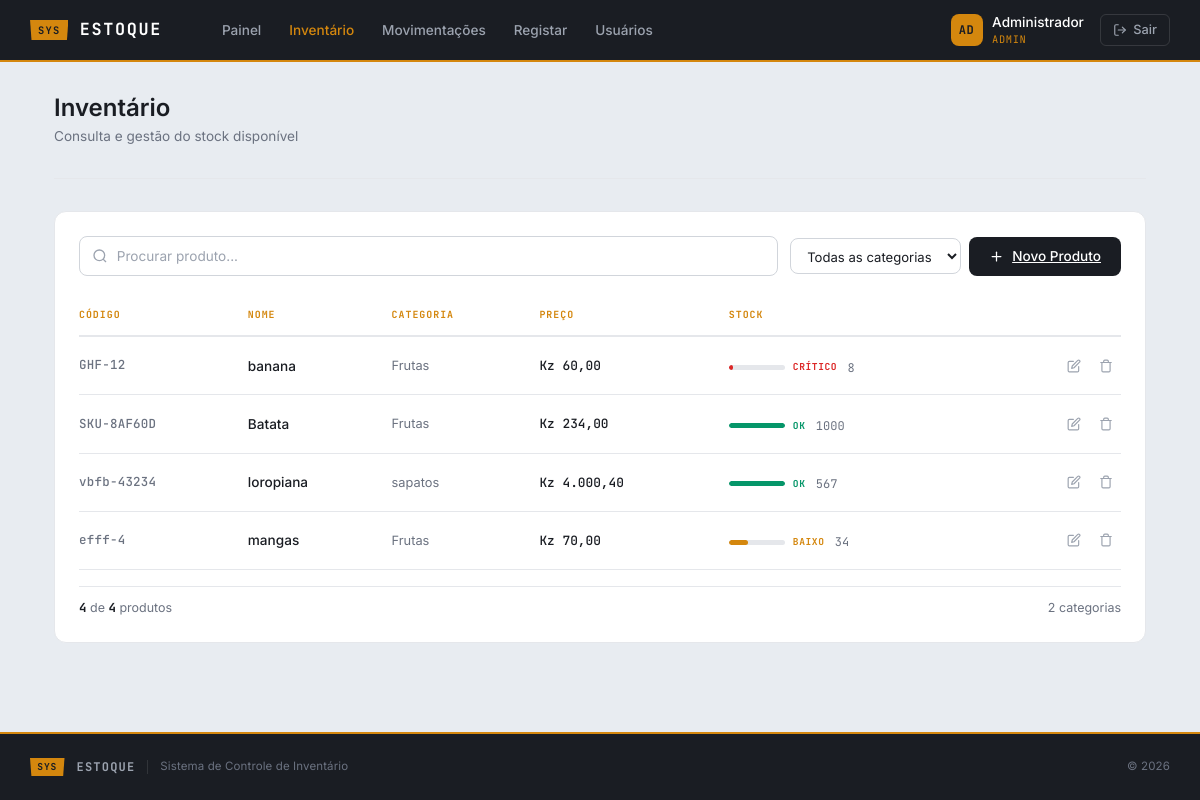
Page /pages/ListarProdutos.php (signed in) on the earlier database version.
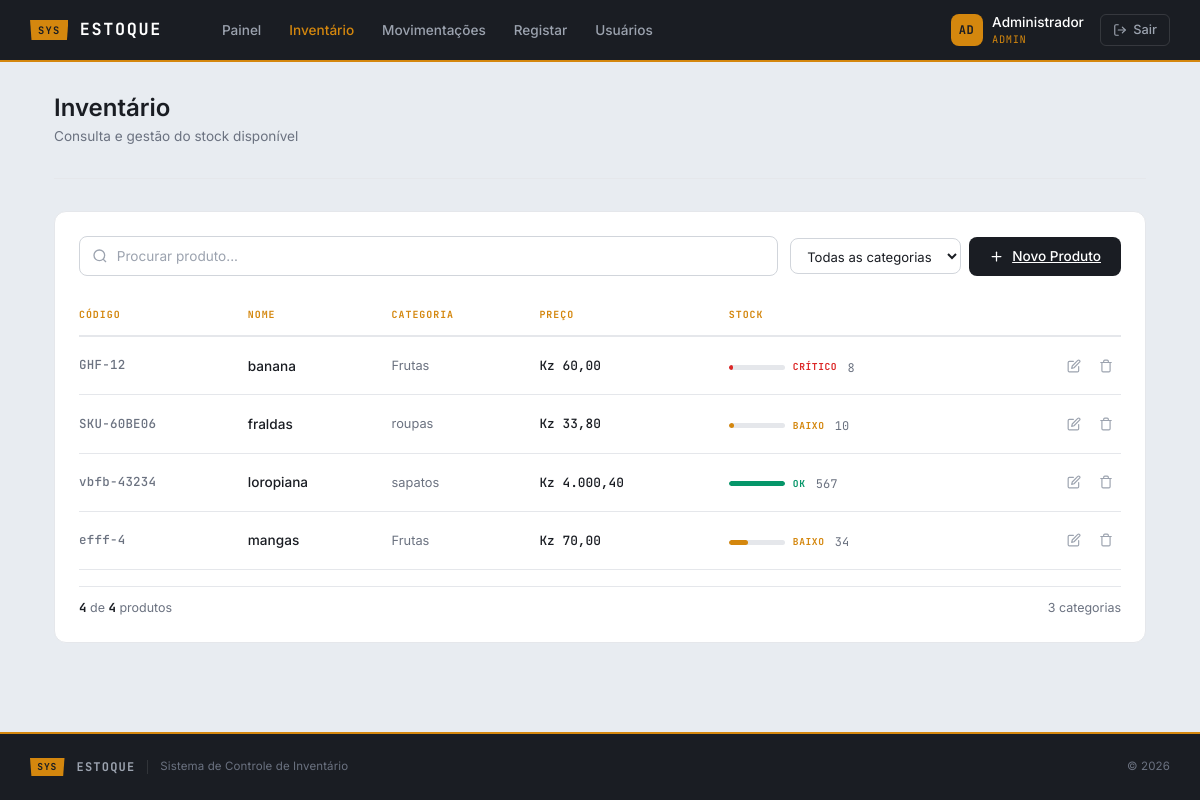
Same page on the later database version.
### tables this page shows
CREATE TABLE `produtos` (
  `id` int(11) NOT NULL,
  `codigo` varchar(20) NOT NULL,
  `nome` varchar(100) NOT NULL,
  `categoria` varchar(100) DEFAULT NULL,
  `preco` decimal(10,2) DEFAULT NULL,
  `quantidade` int(11) DEFAULT 0,
  `categoria_id` int(11) DEFAULT NULL
);

CREATE TABLE `categorias` (
  `id` int(11) NOT NULL,
  `nome` varchar(100) NOT NULL,
  `created_at` timestamp NOT NULL DEFAULT current_timestamp()
);

### model/Produto.php (called while the page is built, shortened)
<?php
class Produto {
    private $conn;
    public function __construct($conn) {
        $this->conn = $conn;
    }
    public function listar() {
        $sql = "SELECT p.*, c.nome AS categoria FROM produtos p LEFT JOIN categorias c ON p.categoria_id = c.id ORDER BY p.nome ASC";
        $query = $this->conn->prepare($sql);
        $query->execute();
        $resultado = $query->get_result();
        return $resultado->fetch_all(MYSQLI_ASSOC);
    }
}

### pages/ListarProdutos.php (the view, shortened to what the changed rows need)
<?php
require_once __DIR__ . "/../config/Database.php";
require_once __DIR__ . "/../model/Produto.php";
$db = new Database();
$conn = $db->conectar();
$produto = new Produto($conn);
$produtos = $produto->listar();
$categorias = [];
foreach ($produtos as $p) {
    if (!empty($p['categoria']) && !in_array($p['categoria'], $categorias)) {
        $categorias[] = $p['categoria'];
    }
}
sort($categorias);
$totalCount = count($produtos);
require_once "layouts/header.php";
?>
<div class="app-body">
    <div class="app-container">
        <div class="page-header">
            <h1>Inventário</h1>
        </div>
        <div class="card-app">
            <?php if (empty($produtos)): ?>
            <div class="empty-state">
                <svg viewBox="0 0 24 24"><path d="M21 16V8a2 2 0 0 0-1-1.73l-7-4a2 2 0 0 0-2 0l-7 4A2 2 0 0 0 3 8v8a2 2 0 0 0 1 1.73l7 4a2 2 0 0 0 2 0l7-4A2 2 0 0 0 21 16z"/><polyline points="3.27 6.96 12 12.01 20.73 6.96"/><line x1="12" y1="22.08" x2="12" y2="12"/></svg>
                <h3>Nenhum produto registado</h3>
                <p>O inventário está vazio. Adicione o primeiro produto.</p>
                <a href="CriaProduto.php" class="btn-primary-app">
                    <svg viewBox="0 0 24 24"><line x1="12" y1="5" x2="12" y2="19"/><line x1="5" y1="12" x2="19" y2="12"/></svg>
                    Adicionar Produto
                </a>
            </div>
            <?php else: ?>
            <div class="list-table-wrap">
                <table class="list-table" id="productTable">
                    <thead>
                        <tr>
                            <th>Código</th>
                            <th>Nome</th>
                            <th>Categoria</th>
                            <th>Preço</th>
                            <th>Stock</th>
                            <th></th>
                        </tr>
                    </thead>
                    <tbody>
                        <?php foreach ($produtos as $p):
                            $qty = (int)$p['quantidade'];
                            if ($qty > 50) {
                                $stockLevel = 'ok';
                                $stockLabel = 'OK';
                            } elseif ($qty >= 10) {
                                $stockLevel = 'low';
                                $stockLabel = 'Baixo';
                            } else {
                                $stockLevel = 'critical';
                                $stockLabel = 'Crítico';
                            }
                            $barWidth = min(($qty / 100) * 100, 100);
                        ?>
                        <tr>
                            <td class="cell-code"><?= htmlspecialchars($p['codigo']) ?></td>
                            <td class="cell-name"><?= htmlspecialchars($p['nome']) ?></td>
                            <td class="cell-category"><?= htmlspecialchars($p['categoria'] ?? '—') ?></td>
                            <td class="cell-price">Kz <?= number_format($p['preco'], 2, ',', '.') ?></td>
                            <td>
                                <div class="stock-wrap">
                                    <div class="stock-bar">
                                        <div class="stock-bar-fill <?= $stockLevel ?>" style="width:<?= $barWidth ?>%"></div>
                                    </div>
                                    <span class="stock-label <?= $stockLevel ?>"><?= $stockLabel ?></span>
                                    <span class="stock-qty"><?= $qty ?></span>
                                </div>
                            </td>
                            <td>
                                <div class="action-group">
                                    <a href="CriaProduto.php?editar=<?= $p['id'] ?>" class="action-btn edit" title="Editar">
                                        <svg viewBox="0 0 24 24"><path d="M11 4H4a2 2 0 0 0-2 2v14a2 2 0 0 0 2 2h14a2 2 0 0 0 2-2v-7"/><path d="M18.5 2.5a2.121 2.121 0 0 1 3 3L12 15l-4 1 1-4 9.5-9.5z"/></svg>
                                    </a>
                                    <button type="button" class="action-btn delete" title="Excluir" data-bs-toggle="modal" data-bs-target="#deleteModal" data-id="<?= $p['id'] ?>" data-name="<?= htmlspecialchars($p['nome'], ENT_QUOTES) ?>">
                                        <svg viewBox="0 0 24 24"><polyline points="3 6 5 6 21 6"/><path d="M19 6v14a2 2 0 0 1-2 2H7a2 2 0 0 1-2-2V6m3 0V4a2 2 0 0 1 2-2h4a2 2 0 0 1 2 2v2"/></svg>
                                    </button>
                                </div>
                            </td>
                        </tr>
                        <?php endforeach; ?>
                    </tbody>
                </table>
            </div>
            <div class="list-summary">
                <span><strong id="visibleCount"><?= $totalCount ?></strong> de <strong><?= $totalCount ?></strong> produtos</span>
                <span><?= count($categorias) ?> categorias</span>
            </div>
            <?php endif; ?>
        </div>
    </div>
</div>
<?php require_once "layouts/footer.php"; ?>

Differences in the rows shown:
changed produtos: codigo "SKU-8AF60D" → "SKU-60BE06"; nome "Batata" → "fraldas"; categoria.nome "Frutas" → "roupas"; preco "234,00" → "33,80"; quantidade "OK" → "BAIXO"; quantidade "1000" → "10"
Other differences:
count($categorias): "2" → "3"
